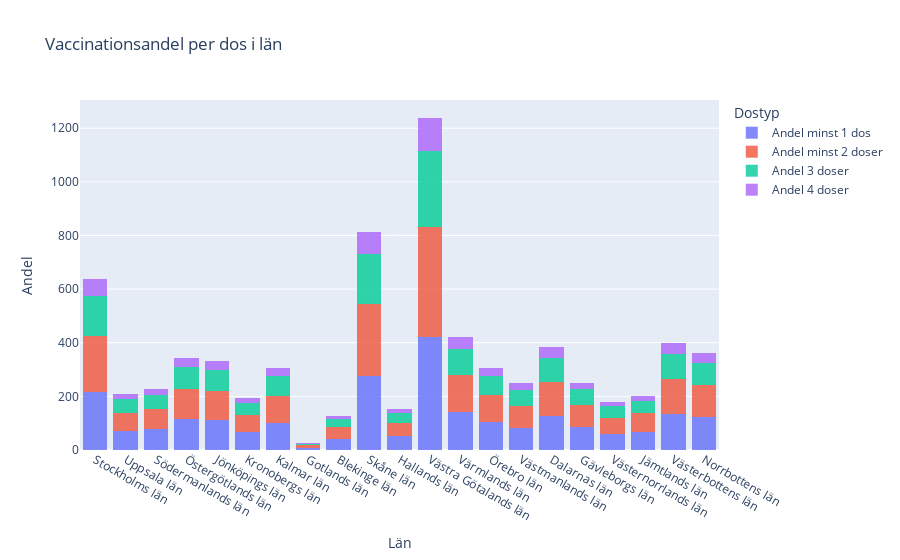

This figure's notebook cell:
### Markdown cell above
# Uppgift 2f
Rita stapeldiagram för andel med minst 1 dos per län, andel två doser per län och andel tre doser per
län

### Code cell
# Förbereder data för visualisering av vaccinationsandel per dos och län.
melted_data = vaccin_data.melt(
    id_vars=['Län_namn'],
    value_vars=['Andel minst 1 dos', 'Andel minst 2 doser', 'Andel 3 doser', 'Andel 4 doser'],
    var_name='Dostyp',
    value_name='Andel'
)

# Skapar stapeldiagram för att visa vaccinationsandel per dos i län.
fig_stapel = px.bar(
    melted_data, 
    x='Län_namn', 
    y='Andel',
    color='Dostyp',
    barmode='stack',
    title='Vaccinationsandel per dos i län',
)

# Anpassar utseende och interaktivitet.
fig_stapel.update_traces(
    marker=dict(line=dict(width=0)),
    hovertemplate="<b>%{x}</b><br>Dostyp: %{variable}<br>Andel: %{y:.2f}%<br>",
    opacity=0.8
)

# Anpassar layout.
fig_stapel.update_layout(
    hovermode='x unified',
    xaxis_title='Län',
    yaxis_title='Andel',
)

# Sparar och visar diagrammet.
save_plotly_fig(fig_stapel, "Vaccinationsandel per dos i län")
fig_stapel.show()

### Figure 1 — Plotly figure (JSON) as saved in the notebook; plotly's stock layout.template omitted (floating-point values rounded to 4 significant figures; data arrays with more than 128 entries replaced by an {"elided": "..."} marker saying what was removed)
{"data": [{"alignmentgroup": "True", "hovertemplate": "<b>%{x}</b><br>Dostyp: %{variable}<br>Andel: %{y:.2f}%<br>", "legendgroup": "Andel minst 1 dos", "marker": {"color": "#636efa", "line": {"width": 0}, "pattern": {"shape": ""}}, "name": "Andel minst 1 dos", "offsetgroup": "Andel minst 1 dos", "opacity": 0.8, "orientation": "v", "showlegend": true, "textposition": "auto", "type": "bar", "x": {"elided": "2900 str values"}, "xaxis": "x", "y": {"elided": "2900 float values"}, "yaxis": "y"}, {"alignmentgroup": "True", "hovertemplate": "<b>%{x}</b><br>Dostyp: %{variable}<br>Andel: %{y:.2f}%<br>", "legendgroup": "Andel minst 2 doser", "marker": {"color": "#EF553B", "line": {"width": 0}, "pattern": {"shape": ""}}, "name": "Andel minst 2 doser", "offsetgroup": "Andel minst 2 doser", "opacity": 0.8, "orientation": "v", "showlegend": true, "textposition": "auto", "type": "bar", "x": {"elided": "2900 str values"}, "xaxis": "x", "y": {"elided": "2900 float values"}, "yaxis": "y"}, {"alignmentgroup": "True", "hovertemplate": "<b>%{x}</b><br>Dostyp: %{variable}<br>Andel: %{y:.2f}%<br>", "legendgroup": "Andel 3 doser", "marker": {"color": "#00cc96", "line": {"width": 0}, "pattern": {"shape": ""}}, "name": "Andel 3 doser", "offsetgroup": "Andel 3 doser", "opacity": 0.8, "orientation": "v", "showlegend": true, "textposition": "auto", "type": "bar", "x": {"elided": "2900 str values"}, "xaxis": "x", "y": {"elided": "2900 float values"}, "yaxis": "y"}, {"alignmentgroup": "True", "hovertemplate": "<b>%{x}</b><br>Dostyp: %{variable}<br>Andel: %{y:.2f}%<br>", "legendgroup": "Andel 4 doser", "marker": {"color": "#ab63fa", "line": {"width": 0}, "pattern": {"shape": ""}}, "name": "Andel 4 doser", "offsetgroup": "Andel 4 doser", "opacity": 0.8, "orientation": "v", "showlegend": true, "textposition": "auto", "type": "bar", "x": {"elided": "2900 str values"}, "xaxis": "x", "y": {"elided": "2900 float values"}, "yaxis": "y"}], "layout": {"barmode": "stack", "hovermode": "x unified", "legend": {"title": {"text": "Dostyp"}, "tracegroupgap": 0}, "title": {"text": "Vaccinationsandel per dos i län"}, "xaxis": {"anchor": "y", "domain": [0, 1], "title": {"text": "Län"}}, "yaxis": {"anchor": "x", "domain": [0, 1], "title": {"text": "Andel"}}}}
